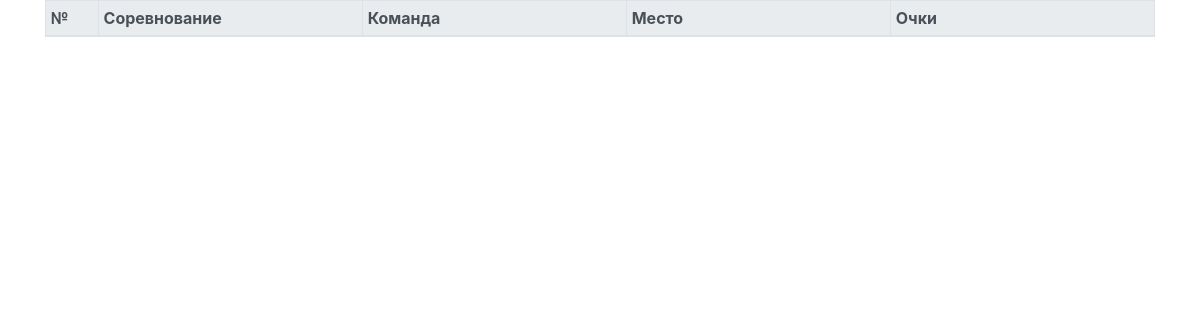
The page /sport/teamresult/3 on the database as committed earlier.
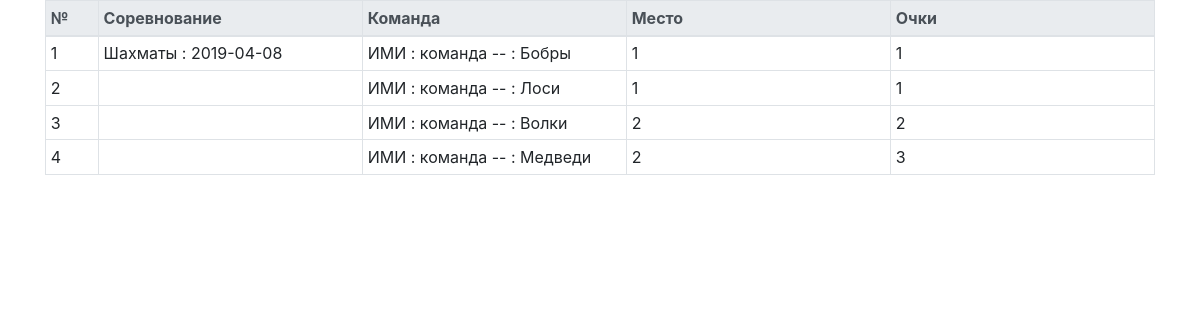
The same page on the database as committed later.
### sport/models.py (models this page shows, shortened)
class TeamResult(models.Model):
    points = models.PositiveIntegerField(verbose_name = "Очки", null=True, blank=True)
    competition = models.ForeignKey(Competition, verbose_name = "Соревнование", db_index = True, on_delete=models.CASCADE)
    result = models.PositiveIntegerField(verbose_name= "Место", null=True, blank=True)
    team = models.ForeignKey(Team, verbose_name="Команда", db_index=True, on_delete=models.CASCADE)

class Competition(models.Model):
    date = models.DateField(verbose_name = "Дата соревнования", default=datetime.date.today())
    place = models.ForeignKey(Place, verbose_name = "Место проведения", null = True, blank = True, on_delete = models.CASCADE)
    sport = models.ForeignKey(Sport, verbose_name = "Вид Спорта", db_index = True, on_delete = models.CASCADE)
    result = models.BooleanField(verbose_name="Проведено", default = False)
    def __str__(self):
        return self.sport.name + ' : ' + str(self.date)

class Sport(models.Model):
    type = models.CharField(choices=SportType, verbose_name="Тип спорта", max_length=10)
    name = models.CharField(verbose_name="Вид спорта", max_length=200, db_index=True)
    class Meta:
        ordering = ['name']
        verbose_name = "вид спорта"
        verbose_name_plural = "виды спорта"

class Team(models.Model):
    competition = models.ForeignKey(Sport, verbose_name="Вид Спорта", db_index=True, on_delete=models.CASCADE)
    organization = models.ForeignKey(Department, verbose_name="Организация", db_index=True, on_delete=models.CASCADE)
    name = models.CharField(max_length=100, verbose_name= "Название команды", unique=True)
    not_resultable = models.BooleanField(verbose_name='Вне зачета', default=False)

class Department(models.Model):
    name = models.CharField(max_length=100, verbose_name="Организация", db_index=True)

### sport/views.py (the view)
# urls.py: path('teamresult/<int:competition_id>', views.result_team, name="teamresult"), # Результаты соревнования
def result_team(request, competition_id):
    teamRes = TeamResult.objects.filter(competition__id = competition_id).order_by('result')
    context = {
        'teamRes': teamRes,
    }
    return render(request, 'sport/ResultTeam.html', context)

### sport/models.py (called while the page is built)
    def __str__(self):
        return self.organization.name + ' : команда -- : ' + self.name

### sport/template/sport/ResultTeam.html (shortened to what this page needs)
<!DOCTYPE html>
<html lang="en">
<head>
    <link rel="stylesheet" href="https://stackpath.bootstrapcdn.com/bootstrap/4.3.1/css/bootstrap.min.css">
</head>
<body class="container">
        <div>
            <table class="table table-hover table-bordered table-sm table-justified">
                <thead class="active thead-light">
                        <th class="table-warning" style="width: 4%">№</th>
                        <th style="width: 20%">Соревнование</th>
                        <th style="width: 20%">Команда</th>
                        <th style="width: 20%">Место</th>
                        <th style="width: 20%">Очки</th>
                </thead>
                <tbody>
                    {% for t in teamRes %}
                    <tr>
                            <td>{{ forloop.counter }}</td>
                            {% ifchanged %}<td>{{t.competition}}</td>{% else %}<td></td>{% endifchanged %}
                                <td>{{t.team}}</td>
                                <td>{{t.result}} </td>
                                <td>{{t.points}}</td>
                    </tr>
                    {% endfor %}
                </tbody>
            </table>
        </div>
</body>
</html>

Rows that differ between the two databases and show on the page:
added TeamResult: competition "Шахматы : 2019-04-08", team "ИМИ : команда -- : Бобры", result "1", points "1"
added TeamResult: team "ИМИ : команда -- : Лоси", result "1", points "1"
added TeamResult: team "ИМИ : команда -- : Волки", result "2", points "2"
added TeamResult: team "ИМИ : команда -- : Медведи", result "2", points "3"
